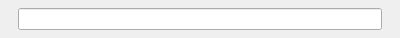
<?xml version="1.0" encoding="UTF-8"?>
<ui version="4.0">
 <class>StringParam</class>
 <widget class="QFrame" name="StringParam">
  <property name="geometry">
   <rect>
    <x>0</x>
    <y>0</y>
    <width>400</width>
    <height>38</height>
   </rect>
  </property>
  <property name="windowTitle">
   <string>Frame</string>
  </property>
  <property name="frameShape">
   <enum>QFrame::NoFrame</enum>
  </property>
  <property name="frameShadow">
   <enum>QFrame::Raised</enum>
  </property>
  <layout class="QHBoxLayout" name="horizontalLayout">
   <property name="margin">
    <number>5</number>
   </property>
   <item>
    <widget class="QLabel" name="l_info">
     <property name="sizePolicy">
      <sizepolicy hsizetype="Preferred" vsizetype="Preferred">
       <horstretch>0</horstretch>
       <verstretch>0</verstretch>
      </sizepolicy>
     </property>
     <property name="text">
      <string/>
     </property>
     <property name="wordWrap">
      <bool>true</bool>
     </property>
    </widget>
   </item>
   <item>
    <widget class="QLineEdit" name="lineEdit"/>
   </item>
   <item>
    <widget class="QLabel" name="l_units">
     <property name="sizePolicy">
      <sizepolicy hsizetype="Fixed" vsizetype="Preferred">
       <horstretch>0</horstretch>
       <verstretch>0</verstretch>
      </sizepolicy>
     </property>
     <property name="text">
      <string/>
     </property>
    </widget>
   </item>
  </layout>
 </widget>
 <resources/>
 <connections/>
</ui>
